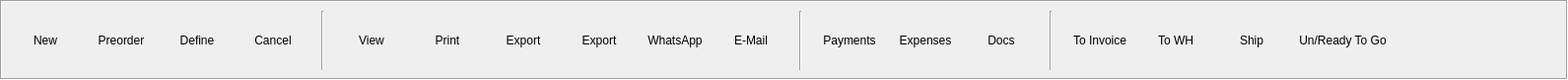
       <widget class="QFrame" name="proformas_sales_actions">
        <property name="geometry">
         <rect>
          <x>220</x>
          <y>640</y>
          <width>1591</width>
          <height>81</height>
         </rect>
        </property>
        <property name="frameShape">
         <enum>QFrame::Box</enum>
        </property>
        <property name="frameShadow">
         <enum>QFrame::Sunken</enum>
        </property>
        <widget class="QWidget" name="layoutWidget">
         <property name="geometry">
          <rect>
           <x>10</x>
           <y>10</y>
           <width>1404</width>
           <height>62</height>
          </rect>
         </property>
         <layout class="QGridLayout" name="gridLayout">
          <item row="0" column="0">
           <widget class="QToolButton" name="proformas_sales_new">
            <property name="minimumSize">
             <size>
              <width>70</width>
              <height>60</height>
             </size>
            </property>
            <property name="maximumSize">
             <size>
              <width>70</width>
              <height>60</height>
             </size>
            </property>
            <property name="text">
             <string>New</string>
            </property>
            <property name="icon">
             <iconset resource="../app/icons.qrc">
              <normaloff>:/new</normaloff>:/new</iconset>
            </property>
            <property name="iconSize">
             <size>
              <width>40</width>
              <height>40</height>
             </size>
            </property>
            <property name="toolButtonStyle">
             <enum>Qt::ToolButtonTextUnderIcon</enum>
            </property>
            <property name="autoRaise">
             <bool>true</bool>
            </property>
           </widget>
          </item>
          <item row="0" column="1">
           <widget class="QToolButton" name="proformas_sales_newadv">
            <property name="minimumSize">
             <size>
              <width>70</width>
              <height>60</height>
             </size>
            </property>
            <property name="maximumSize">
             <size>
              <width>70</width>
              <height>60</height>
             </size>
            </property>
            <property name="text">
             <string>Preorder</string>
            </property>
            <property name="icon">
             <iconset resource="../app/icons.qrc">
              <normaloff>:/preorder</normaloff>:/preorder</iconset>
            </property>
            <property name="iconSize">
             <size>
              <width>40</width>
              <height>40</height>
             </size>
            </property>
            <property name="toolButtonStyle">
             <enum>Qt::ToolButtonTextUnderIcon</enum>
            </property>
            <property name="autoRaise">
             <bool>true</bool>
            </property>
           </widget>
          </item>
          <item row="0" column="2">
           <widget class="QToolButton" name="proformas_sales_advnorm">
            <property name="minimumSize">
             <size>
              <width>70</width>
              <height>60</height>
             </size>
            </property>
            <property name="maximumSize">
             <size>
              <width>70</width>
              <height>60</height>
             </size>
            </property>
            <property name="toolTip">
             <string>Cancel Purchase Proforma</string>
            </property>
            <property name="statusTip">
             <string>Cancel Purchase Proforma</string>
            </property>
            <property name="text">
             <string>Define</string>
            </property>
            <property name="icon">
             <iconset resource="../app/icons.qrc">
              <normaloff>:/define</normaloff>:/define</iconset>
            </property>
            <property name="iconSize">
             <size>
              <width>40</width>
              <height>40</height>
             </size>
            </property>
            <property name="toolButtonStyle">
             <enum>Qt::ToolButtonTextUnderIcon</enum>
            </property>
            <property name="autoRaise">
             <bool>true</bool>
            </property>
           </widget>
          </item>
          <item row="0" column="3">
           <widget class="QToolButton" name="proformas_sales_cancel">
            <property name="minimumSize">
             <size>
              <width>70</width>
              <height>60</height>
             </size>
            </property>
            <property name="maximumSize">
             <size>
              <width>70</width>
              <height>60</height>
             </size>
            </property>
            <property name="toolTip">
             <string>Cancel Purchase Proforma</string>
            </property>
            <property name="statusTip">
             <string>Cancel Purchase Proforma</string>
            </property>
            <property name="text">
             <string>Cancel</string>
            </property>
            <property name="icon">
             <iconset resource="../app/icons.qrc">
              <normaloff>:/cancel</normaloff>:/cancel</iconset>
            </property>
            <property name="iconSize">
             <size>
              <width>40</width>
              <height>40</height>
             </size>
            </property>
            <property name="toolButtonStyle">
             <enum>Qt::ToolButtonTextUnderIcon</enum>
            </property>
            <property name="autoRaise">
             <bool>true</bool>
            </property>
           </widget>
          </item>
          <item row="0" column="4">
           <widget class="Line" name="line">
            <property name="minimumSize">
             <size>
              <width>16</width>
              <height>60</height>
             </size>
            </property>
            <property name="maximumSize">
             <size>
              <width>16</width>
              <height>60</height>
             </size>
            </property>
            <property name="orientation">
             <enum>Qt::Vertical</enum>
            </property>
           </widget>
          </item>
          <item row="0" column="5">
           <widget class="QToolButton" name="proformas_sales_view_pdf">
            <property name="minimumSize">
             <size>
              <width>70</width>
              <height>60</height>
             </size>
            </property>
            <property name="maximumSize">
             <size>
              <width>70</width>
              <height>60</height>
             </size>
            </property>
            <property name="text">
             <string>View</string>
            </property>
            <property name="icon">
             <iconset resource="../app/icons.qrc">
              <normaloff>:/icons/view.png</normaloff>:/icons/view.png</iconset>
            </property>
            <property name="iconSize">
             <size>
              <width>40</width>
              <height>40</height>
             </size>
            </property>
            <property name="toolButtonStyle">
             <enum>Qt::ToolButtonTextUnderIcon</enum>
            </property>
            <property name="autoRaise">
             <bool>true</bool>
            </property>
           </widget>
          </item>
          <item row="0" column="6">
           <widget class="QToolButton" name="proformas_sales_print">
            <property name="minimumSize">
             <size>
              <width>70</width>
              <height>60</height>
             </size>
            </property>
            <property name="maximumSize">
             <size>
              <width>70</width>
              <height>60</height>
             </size>
            </property>
            <property name="text">
             <string>Print</string>
            </property>
            <property name="icon">
             <iconset resource="../app/icons.qrc">
              <normaloff>:/print</normaloff>:/print</iconset>
            </property>
            <property name="iconSize">
             <size>
              <width>40</width>
              <height>40</height>
             </size>
            </property>
            <property name="toolButtonStyle">
             <enum>Qt::ToolButtonTextUnderIcon</enum>
            </property>
            <property name="autoRaise">
             <bool>true</bool>
            </property>
           </widget>
          </item>
          <item row="0" column="7">
           <widget class="QToolButton" name="proformas_sales_export">
            <property name="minimumSize">
             <size>
              <width>70</width>
              <height>60</height>
             </size>
            </property>
            <property name="maximumSize">
             <size>
              <width>70</width>
              <height>60</height>
             </size>
            </property>
            <property name="text">
             <string>Export</string>
            </property>
            <property name="icon">
             <iconset resource="../app/icons.qrc">
              <normaloff>:/export</normaloff>:/export</iconset>
            </property>
            <property name="iconSize">
             <size>
              <width>40</width>
              <height>40</height>
             </size>
            </property>
            <property name="toolButtonStyle">
             <enum>Qt::ToolButtonTextUnderIcon</enum>
            </property>
            <property name="autoRaise">
             <bool>true</bool>
            </property>
           </widget>
          </item>
          <item row="0" column="8">
           <widget class="QToolButton" name="proformas_sales_export_excel">
            <property name="minimumSize">
             <size>
              <width>70</width>
              <height>60</height>
             </size>
            </property>
            <property name="maximumSize">
             <size>
              <width>70</width>
              <height>60</height>
             </size>
            </property>
            <property name="text">
             <string>Export</string>
            </property>
            <property name="icon">
             <iconset resource="../app/icons.qrc">
              <normaloff>:/excel</normaloff>:/excel</iconset>
            </property>
            <property name="iconSize">
             <size>
              <width>40</width>
              <height>40</height>
             </size>
            </property>
            <property name="toolButtonStyle">
             <enum>Qt::ToolButtonTextUnderIcon</enum>
            </property>
            <property name="autoRaise">
             <bool>true</bool>
            </property>
           </widget>
          </item>
          <item row="0" column="9">
           <widget class="QToolButton" name="proformas_sales_whatsapp">
            <property name="minimumSize">
             <size>
              <width>70</width>
              <height>60</height>
             </size>
            </property>
            <property name="maximumSize">
             <size>
              <width>70</width>
              <height>60</height>
             </size>
            </property>
            <property name="text">
             <string>WhatsApp</string>
            </property>
            <property name="icon">
             <iconset resource="../app/icons.qrc">
              <normaloff>:/whatsapp</normaloff>:/whatsapp</iconset>
            </property>
            <property name="iconSize">
             <size>
              <width>40</width>
              <height>40</height>
             </size>
            </property>
            <property name="toolButtonStyle">
             <enum>Qt::ToolButtonTextUnderIcon</enum>
            </property>
            <property name="autoRaise">
             <bool>true</bool>
            </property>
           </widget>
          </item>
          <item row="0" column="10">
           <widget class="QToolButton" name="proformas_sales_mail">
            <property name="minimumSize">
             <size>
              <width>70</width>
              <height>60</height>
             </size>
            </property>
            <property name="maximumSize">
             <size>
              <width>70</width>
              <height>60</height>
             </size>
            </property>
            <property name="text">
             <string>E-Mail</string>
            </property>
            <property name="icon">
             <iconset resource="../app/icons.qrc">
              <normaloff>:/email</normaloff>:/email</iconset>
            </property>
            <property name="iconSize">
             <size>
              <width>40</width>
              <height>40</height>
             </size>
            </property>
            <property name="toolButtonStyle">
             <enum>Qt::ToolButtonTextUnderIcon</enum>
            </property>
            <property name="autoRaise">
             <bool>true</bool>
            </property>
           </widget>
          </item>
          <item row="0" column="11">
           <widget class="Line" name="line_2">
            <property name="minimumSize">
             <size>
              <width>16</width>
              <height>60</height>
             </size>
            </property>
            <property name="maximumSize">
             <size>
              <width>16</width>
              <height>60</height>
             </size>
            </property>
            <property name="orientation">
             <enum>Qt::Vertical</enum>
            </property>
           </widget>
          </item>
          <item row="0" column="12">
           <widget class="QToolButton" name="proformas_sales_payments">
            <property name="minimumSize">
             <size>
              <width>70</width>
              <height>60</height>
             </size>
            </property>
            <property name="maximumSize">
             <size>
              <width>70</width>
              <height>60</height>
             </size>
            </property>
            <property name="toolTip">
             <string>Add New Payment</string>
            </property>
            <property name="statusTip">
             <string>Add New Payment</string>
            </property>
            <property name="text">
             <string>Payments</string>
            </property>
            <property name="icon">
             <iconset resource="../app/icons.qrc">
              <normaloff>:/add_payment</normaloff>:/add_payment</iconset>
            </property>
            <property name="iconSize">
             <size>
              <width>40</width>
              <height>40</height>
             </size>
            </property>
            <property name="toolButtonStyle">
             <enum>Qt::ToolButtonTextUnderIcon</enum>
            </property>
            <property name="autoRaise">
             <bool>true</bool>
            </property>
           </widget>
          </item>
          <item row="0" column="13">
           <widget class="QToolButton" name="proformas_sales_expenses">
            <property name="minimumSize">
             <size>
              <width>70</width>
              <height>60</height>
             </size>
            </property>
            <property name="maximumSize">
             <size>
              <width>70</width>
              <height>60</height>
             </size>
            </property>
            <property name="toolTip">
             <string>Add New Expense</string>
            </property>
            <property name="statusTip">
             <string>Add New Expense</string>
            </property>
            <property name="text">
             <string>Expenses</string>
            </property>
            <property name="icon">
             <iconset resource="../app/icons.qrc">
              <normaloff>:/expense</normaloff>:/expense</iconset>
            </property>
            <property name="iconSize">
             <size>
              <width>40</width>
              <height>40</height>
             </size>
            </property>
            <property name="toolButtonStyle">
             <enum>Qt::ToolButtonTextUnderIcon</enum>
            </property>
            <property name="autoRaise">
             <bool>true</bool>
            </property>
           </widget>
          </item>
          <item row="0" column="14">
           <widget class="QToolButton" name="proformas_sales_docs">
            <property name="minimumSize">
             <size>
              <width>70</width>
              <height>60</height>
             </size>
            </property>
            <property name="maximumSize">
             <size>
              <width>70</width>
              <height>60</height>
             </size>
            </property>
            <property name="toolTip">
             <string>Add New Expense</string>
            </property>
            <property name="statusTip">
             <string>Add New Expense</string>
            </property>
            <property name="text">
             <string>Docs</string>
            </property>
            <property name="icon">
             <iconset resource="../app/icons.qrc">
              <normaloff>:/document</normaloff>:/document</iconset>
            </property>
            <property name="iconSize">
             <size>
              <width>40</width>
              <height>40</height>
             </size>
            </property>
            <property name="toolButtonStyle">
             <enum>Qt::ToolButtonTextUnderIcon</enum>
            </property>
            <property name="autoRaise">
             <bool>true</bool>
            </property>
           </widget>
          </item>
          <item row="0" column="15">
           <widget class="Line" name="line_3">
            <property name="minimumSize">
             <size>
              <width>16</width>
              <height>60</height>
             </size>
            </property>
            <property name="maximumSize">
             <size>
              <width>16</width>
              <height>60</height>
             </size>
            </property>
            <property name="orientation">
             <enum>Qt::Vertical</enum>
            </property>
           </widget>
          </item>
          <item row="0" column="16">
           <widget class="QToolButton" name="proformas_sales_toinv">
            <property name="minimumSize">
             <size>
              <width>70</width>
              <height>60</height>
             </size>
            </property>
            <property name="maximumSize">
             <size>
              <width>70</width>
              <height>60</height>
             </size>
            </property>
            <property name="toolTip">
             <string>Build An Invoice From This Proforma</string>
            </property>
            <property name="statusTip">
             <string>Build An Invoice From This Proforma</string>
            </property>
            <property name="text">
             <string>To Invoice</string>
            </property>
            <property name="icon">
             <iconset resource="../app/icons.qrc">
              <normaloff>:/add_invoice</normaloff>:/add_invoice</iconset>
            </property>
            <property name="iconSize">
             <size>
              <width>40</width>
              <height>40</height>
             </size>
            </property>
            <property name="toolButtonStyle">
             <enum>Qt::ToolButtonTextUnderIcon</enum>
            </property>
            <property name="autoRaise">
             <bool>true</bool>
            </property>
           </widget>
          </item>
          <item row="0" column="17">
           <widget class="QToolButton" name="proformas_sales_towh">
            <property name="minimumSize">
             <size>
              <width>70</width>
              <height>60</height>
             </size>
            </property>
            <property name="maximumSize">
             <size>
              <width>70</width>
              <height>60</height>
             </size>
            </property>
            <property name="toolTip">
             <string>Send Proforma For Expedition</string>
            </property>
            <property name="statusTip">
             <string>Send Proforma For Expedition</string>
            </property>
            <property name="text">
             <string>To WH</string>
            </property>
            <property name="icon">
             <iconset resource="../app/icons.qrc">
              <normaloff>:/warehouse</normaloff>:/warehouse</iconset>
            </property>
            <property name="iconSize">
             <size>
              <width>40</width>
              <height>40</height>
             </size>
            </property>
            <property name="toolButtonStyle">
             <enum>Qt::ToolButtonTextUnderIcon</enum>
            </property>
            <property name="autoRaise">
             <bool>true</bool>
            </property>
           </widget>
          </item>
          <item row="0" column="18">
           <widget class="QToolButton" name="proformas_sales_ship">
            <property name="minimumSize">
             <size>
              <width>70</width>
              <height>60</height>
             </size>
            </property>
            <property name="maximumSize">
             <size>
              <width>70</width>
              <height>60</height>
             </size>
            </property>
            <property name="toolTip">
             <string>Add Tracking String</string>
            </property>
            <property name="statusTip">
             <string>Add Tracking String</string>
            </property>
            <property name="text">
             <string>Ship</string>
            </property>
            <property name="icon">
             <iconset resource="../app/icons.qrc">
              <normaloff>:/courier</normaloff>:/courier</iconset>
            </property>
            <property name="iconSize">
             <size>
              <width>40</width>
              <height>40</height>
             </size>
            </property>
            <property name="toolButtonStyle">
             <enum>Qt::ToolButtonTextUnderIcon</enum>
            </property>
            <property name="autoRaise">
             <bool>true</bool>
            </property>
           </widget>
          </item>
          <item row="0" column="19">
           <widget class="QToolButton" name="proformas_sales_ready">
            <property name="minimumSize">
             <size>
              <width>101</width>
              <height>60</height>
             </size>
            </property>
            <property name="maximumSize">
             <size>
              <width>101</width>
              <height>60</height>
             </size>
            </property>
            <property name="toolTip">
             <string>Add Tracking String</string>
            </property>
            <property name="statusTip">
             <string>Add Tracking String</string>
            </property>
            <property name="text">
             <string>Un/Ready To Go</string>
            </property>
            <property name="icon">
             <iconset resource="../app/icons.qrc">
              <normaloff>:/ready</normaloff>:/ready</iconset>
            </property>
            <property name="iconSize">
             <size>
              <width>40</width>
              <height>40</height>
             </size>
            </property>
            <property name="toolButtonStyle">
             <enum>Qt::ToolButtonTextUnderIcon</enum>
            </property>
            <property name="autoRaise">
             <bool>true</bool>
            </property>
           </widget>
          </item>
         </layout>
        </widget>
       </widget>
